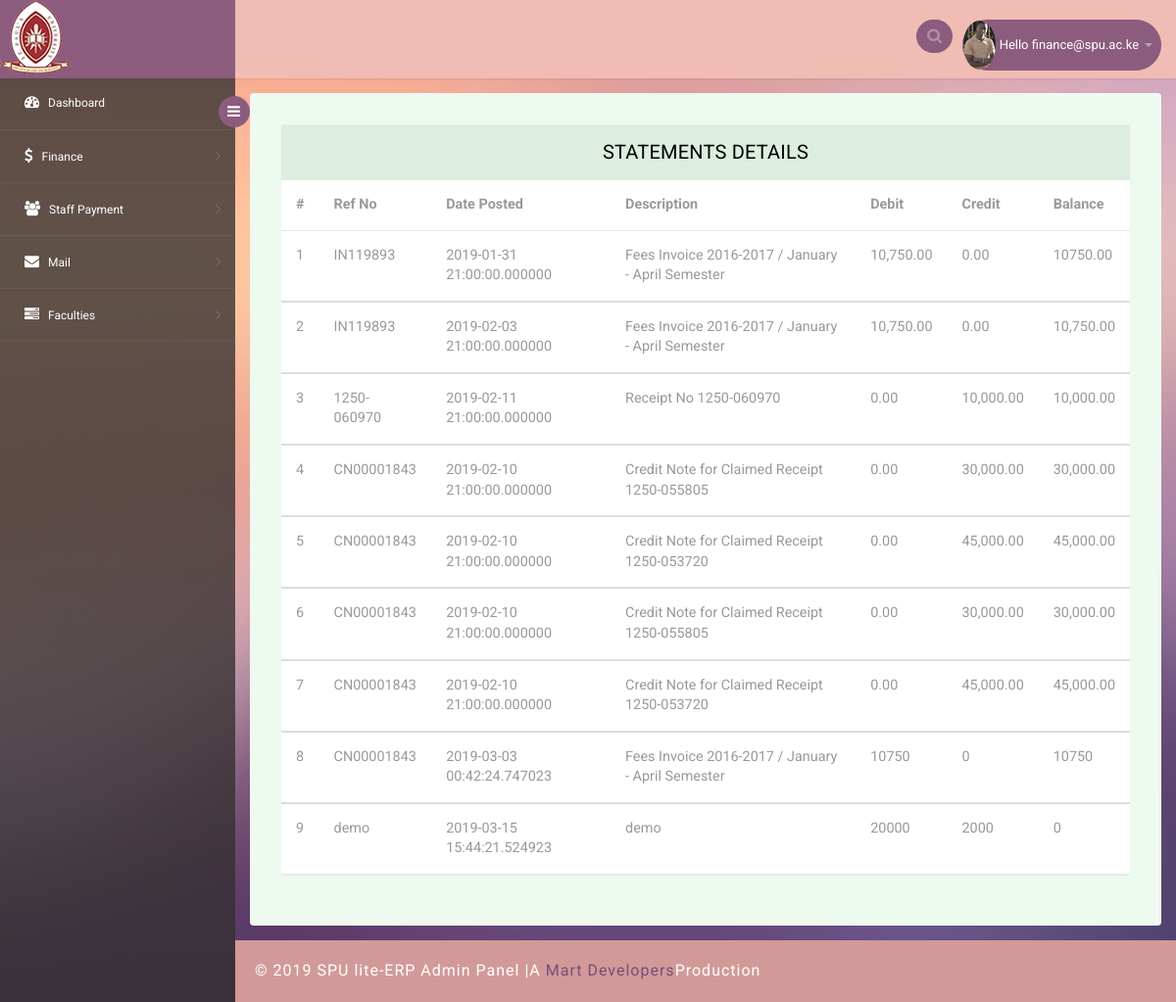
The page /modules/spufinance/finance-spu-view-statements.php on the database its author committed.
### tables this page shows
CREATE TABLE `statement` (
  `id` int(200) NOT NULL,
  `refnumber` varchar(200) NOT NULL,
  `posdate` timestamp(6) NOT NULL DEFAULT CURRENT_TIMESTAMP(6) ON UPDATE CURRENT_TIMESTAMP(6),
  `description` text NOT NULL,
  `debitamt` varchar(2000) NOT NULL,
  `creditamt` varchar(200) NOT NULL,
  `balance` varchar(200) NOT NULL
);

### modules/spufinance/finance-spu-view-statements.php (the view, shortened to what this page needs)
<?php
include('includes/config.php');
if(strlen($_SESSION['alogin'])==1)
	{
header('location:index.php');
}
else{
 ?>
<!DOCTYPE html>
<head>
<link rel="stylesheet" href="css/bootstrap.min.css" >
<link href="css/style.css" rel='stylesheet' type='text/css' />
<link href="css/style-responsive.css" rel="stylesheet"/>
<link rel="stylesheet" href="css/font.css" type="text/css"/>
<link href="css/font-awesome.css" rel="stylesheet">
</head>
<body>
<section id="container">
<?php include("includes/header.php")?>
<?php include("includes/navbar.php")?>
<section id="main-content">
	<section class="wrapper">
		<div class="table-agile-info">
 <div class="panel panel-default">
    <div class="panel-heading">
    Statements Details
    </div>
    <div>
      <table class="table table-stripped" ui-jq="footable" ui-options='{
        "paging": {
          "enabled": true
        },
        "filtering": {
          "enabled": true
        },
        "sorting": {
          "enabled": true
        }}'>
        <thead>
          <tr>
            <th>#</th>
            <th>Ref No</th>
            <th>Date Posted</th>
            <th>Description</th>
            <th>Debit </th>
            <th>Credit</th>
            <th>Balance</th>
          </tr>
        </thead>
        <tbody>
          <tr data-expanded="true">
          <?php $sql = "SELECT * from  statement ";
$query = $dbh -> prepare($sql);
$query->execute();
$results=$query->fetchAll(PDO::FETCH_OBJ);
$cnt=1;
if($query->rowCount() > 0)
{
foreach($results as $result)
{				?>
                                            <td><?php echo htmlentities($cnt);?></td>
											<td><?php echo htmlentities($result->refnumber);?></td>
											<td><?php echo htmlentities($result->posdate);?></td>
											<td><?php echo htmlentities($result->description);?></td>
                                            <td><?php echo htmlentities($result->debitamt);?></td>
                                            <td><?php echo htmlentities($result->creditamt);?></td>
                                            <td><?php echo htmlentities($result->balance);?></td>
          </tr>
        </tbody>
        <?php $cnt=$cnt+1; }} ?>
      </table>
    </div>
  </div>
</div>
</section>
          <?php include("includes/footer.php")?>
</section>
</section>
</body>
</html>
<?php }?>

### modules/spufinance/css/style.css (style rules this page uses)
html, body { font-family: 'Roboto', sans-serif; font-size: 100%; overflow-x: hidden; background: url(../images/bg.jpg) no-repeat 0px 0px; background-size:cover; }
#main-content { margin-left:240px; -webkit-transition:all .3s ease-in-out; -moz-transition:all .3s ease-in-out; -o-transition:all .3s ease-in-out; transition:all .3s ease-in-out; }
.wrapper { display:inline-block; margin-top:80px; padding:15px; width:100%; }
.panel-heading { position: relative; height: 57px; line-height: 57px; letter-spacing: 0.2px; color: #000; font-size: 18px; font-weight: 400; padding: 0 16px; background:#ddede0; border-top-right-radius: 2px; border-top-left-radius: 2px; text-transform: uppercase; text-align: center; }
.panel { border: none ! important; }
.table>thead>tr>th { border-bottom: 1px solid #e1ab91 ! important; }
.table>tbody>tr>td, .table>tbody>tr>th, .table>tfoot>tr>td, .table>tfoot>tr>th, .table>thead>tr>td, .table>thead>tr>th { border-bottom: 1px solid #e9e9e9 ! important; }
.table > thead > tr > th, .table > tbody > tr > th, .table > tfoot > tr > th, .table > thead > tr > td, .table > tbody > tr > td, .table > tfoot > tr > td { border-top: none !important; }
.table td, .table>tbody>tr>td, .table>tbody>tr>th, .table>tfoot>tr>td, .table>tfoot>tr>th, .table>thead>tr>td, .table>thead>tr>th { padding: 15px!important; }
.table > thead > tr > th, .table > tbody > tr > th, .table > tfoot > tr > th, .table > thead > tr > td, .table > tbody > tr > td, .table > tfoot > tr > td { font-size: 0.9em; color: #999; border-top: none !important; }
.table-agile-info { background: #eef9f0; padding: 2em; border-radius: 4px; -webkit-box-shadow: 0 1px 1px rgba(0,0,0,.05); box-shadow: 0 1px 1px rgba(0,0,0,.05); }
.panel-default>.panel-heading { color: #000000 ! important; background-color: #ddede0 ! important; border-color: #ddede0 ! important; font-size: 20px; }

### rows shown on the page
statement: refnumber "IN119893", posdate "2019-01-31 21:00:00.000000", description "Fees Invoice 2016-2017 / January - April Semester", debitamt "10,750.00", creditamt "0.00", balance "10750.00"
statement: refnumber "IN119893", posdate "2019-02-03 21:00:00.000000", description "Fees Invoice 2016-2017 / January - April Semester", debitamt "10,750.00", creditamt "0.00", balance "10,750.00"
statement: refnumber "1250-060970", posdate "2019-02-11 21:00:00.000000", description "Receipt No 1250-060970", debitamt "0.00", creditamt "10,000.00", balance "10,000.00"
statement: refnumber "CN00001843", posdate "2019-02-10 21:00:00.000000", description "Credit Note for Claimed Receipt 1250-055805", debitamt "0.00", creditamt "30,000.00", balance "30,000.00"
statement: refnumber "CN00001843", posdate "2019-02-10 21:00:00.000000", description "Credit Note for Claimed Receipt 1250-053720", debitamt "0.00", creditamt "45,000.00", balance "45,000.00"
statement: refnumber "CN00001843", posdate "2019-02-10 21:00:00.000000", description "Credit Note for Claimed Receipt 1250-055805", debitamt "0.00", creditamt "30,000.00", balance "30,000.00"
statement: refnumber "CN00001843", posdate "2019-02-10 21:00:00.000000", description "Credit Note for Claimed Receipt 1250-053720", debitamt "0.00", creditamt "45,000.00", balance "45,000.00"
statement: refnumber "CN00001843", posdate "2019-03-03 00:42:24.747023", description "Fees Invoice 2016-2017 / January - April Semester", debitamt "10750", creditamt "0", balance "10750"
statement: refnumber "demo", posdate "2019-03-15 15:44:21.524923", description "demo", debitamt "20000", creditamt "2000", balance "0"
